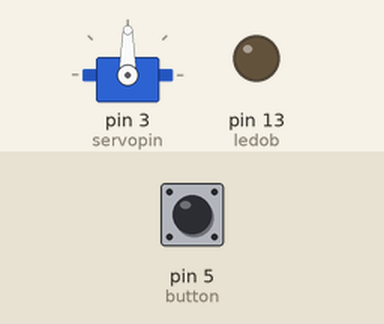
Recording of a sketch running on a simulated Arduino Uno, built with avr-gcc and run on an emulated ATmega328P. On the bench: servo, output pins drawn as LEDs (lit = HIGH). Inputs (shaded band) come from the test bench; at power-on: pin 5 (button) LOW.

Above: at 3.2 s.
3.3 s: pin 5 (button) pulled HIGH for 0.15 s
At 5.1 s:
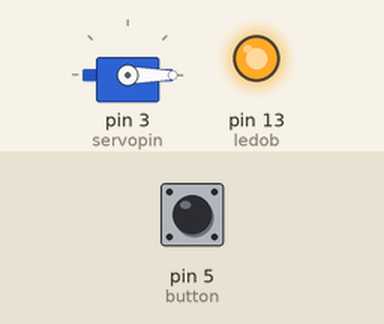
Timing chart, 0 to 6.6 s (numbered marks = the images above; inputs shaded):
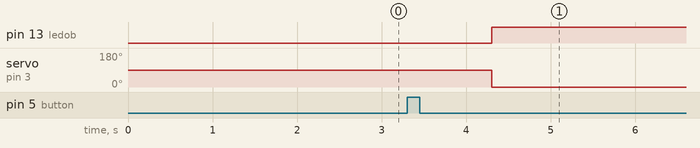

The sketch:

ARDUINO_CODE.ino
```cpp
#include <Servo.h>


Servo myservo;

int servopin = 3; // Servoyu bagladigin pin

int servoopenpos = 90; // Servonun acik hali derecesi

int servoclosedpos = 0; // Servonun kapali hali derecesi, bunlari ayarla ben salladim


int button = 5; // Butonu bagladigin pin

int buttonstate = 0; // Buton durumu


int duration = 40; // Dakika cinsinden sure

int durationsc; // Saniye cinsinden sure

int durationms; // Milisaniye cinsinden sure


int ledob = 13; // Arduino uzerindeki led, kutunun kitli oldugunu gosterir


int lockstate = 0; // Kilit durumu


void setup()

{

  pinMode(button,INPUT);

  pinMode(ledob,OUTPUT);

  digitalWrite(ledob,LOW); // Kutu ilk basta kitli degil

  open();

}


void open()

{

  digitalWrite(ledob,LOW);

  myservo.attach(servopin);

  myservo.write(servoopenpos);

  delay(2000);

  myservo.detach();

  lockstate = 0;

}


void close()

{

  digitalWrite(ledob,HIGH);

  myservo.attach(servopin);

  myservo.write(servoclosedpos);

  delay(2000);

  myservo.detach();

  lockstate = 1;

}


void loop()

{

  durationsc = duration*60;

  durationms = durationsc*1000;

  buttonstate = digitalRead(button);

  if (lockstate == 0 and buttonstate == 1) // Kutuyu kitler

  {

    delay(1000);

    close();

    delay(durationms); // Asil bekleme 40 dklik

    digitalWrite(ledob,LOW); // Kutunun artik acilabilecegini belirtir

  }

  else if (lockstate == 1 and buttonstate == 1) // Kutuyu acar

  {

    delay(1000);

    open();

  }

}
```

Measured:
- after the input at 3.3 s, pin 13 (ledob): LOW → HIGH after 1.0 s; servo on pin 3 (servopin): 90° → 0° after 1.0 s
